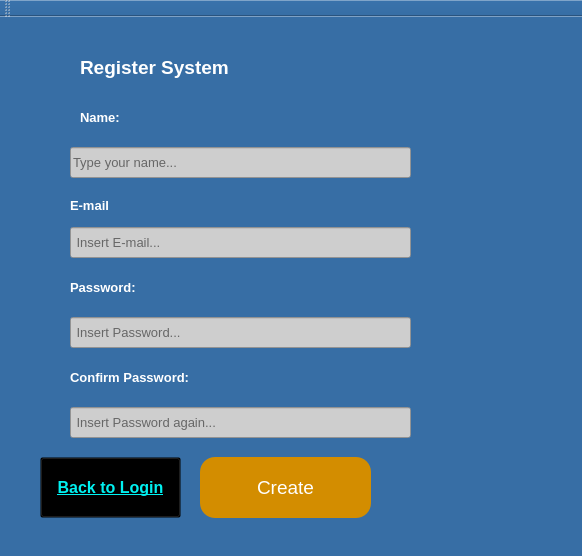
<?xml version="1.0" encoding="UTF-8"?>
<ui version="4.0">
 <class>MainWindow</class>
 <widget class="QMainWindow" name="MainWindow">
  <property name="geometry">
   <rect>
    <x>0</x>
    <y>0</y>
    <width>582</width>
    <height>556</height>
   </rect>
  </property>
  <property name="font">
   <font>
    <pointsize>8</pointsize>
    <weight>50</weight>
    <bold>false</bold>
   </font>
  </property>
  <property name="windowTitle">
   <string>MainWindow</string>
  </property>
  <property name="styleSheet">
   <string notr="true">background-color: rgb(55, 110, 165);</string>
  </property>
  <widget class="QWidget" name="centralwidget">
   <widget class="QStackedWidget" name="windowns">
    <property name="geometry">
     <rect>
      <x>0</x>
      <y>0</y>
      <width>551</width>
      <height>551</height>
     </rect>
    </property>
    <property name="font">
     <font>
      <weight>50</weight>
      <bold>false</bold>
     </font>
    </property>
    <property name="currentIndex">
     <number>1</number>
    </property>
    <widget class="QWidget" name="Login">
     <widget class="QPushButton" name="pushButton">
      <property name="geometry">
       <rect>
        <x>60</x>
        <y>410</y>
        <width>131</width>
        <height>61</height>
       </rect>
      </property>
      <property name="font">
       <font>
        <pointsize>14</pointsize>
        <weight>50</weight>
        <bold>false</bold>
       </font>
      </property>
      <property name="cursor">
       <cursorShape>PointingHandCursor</cursorShape>
      </property>
      <property name="styleSheet">
       <string notr="true">border-radius: 15px;
color: rgb(255, 255, 255);
background-color: rgb(211, 141, 0);</string>
      </property>
      <property name="text">
       <string>Join</string>
      </property>
     </widget>
     <widget class="QLabel" name="label_2">
      <property name="geometry">
       <rect>
        <x>50</x>
        <y>40</y>
        <width>331</width>
        <height>61</height>
       </rect>
      </property>
      <property name="font">
       <font>
        <pointsize>14</pointsize>
        <weight>75</weight>
        <bold>true</bold>
       </font>
      </property>
      <property name="styleSheet">
       <string notr="true">color: rgb(255, 255, 255);</string>
      </property>
      <property name="text">
       <string>Login System</string>
      </property>
     </widget>
     <widget class="QLabel" name="label_3">
      <property name="geometry">
       <rect>
        <x>60</x>
        <y>280</y>
        <width>111</width>
        <height>41</height>
       </rect>
      </property>
      <property name="font">
       <font>
        <pointsize>10</pointsize>
        <weight>75</weight>
        <bold>true</bold>
       </font>
      </property>
      <property name="styleSheet">
       <string notr="true">color: rgb(255, 255, 255);</string>
      </property>
      <property name="text">
       <string>Password:</string>
      </property>
     </widget>
     <widget class="QPushButton" name="pushButton_2">
      <property name="geometry">
       <rect>
        <x>310</x>
        <y>410</y>
        <width>141</width>
        <height>61</height>
       </rect>
      </property>
      <property name="font">
       <font>
        <pointsize>12</pointsize>
        <weight>75</weight>
        <italic>false</italic>
        <bold>true</bold>
        <underline>true</underline>
        <strikeout>false</strikeout>
        <kerning>false</kerning>
       </font>
      </property>
      <property name="cursor">
       <cursorShape>PointingHandCursor</cursorShape>
      </property>
      <property name="styleSheet">
       <string notr="true">color: rgb(0, 241, 241);
background-color: transparent;</string>
      </property>
      <property name="text">
       <string>Register Now</string>
      </property>
     </widget>
     <widget class="QLineEdit" name="lineEdit">
      <property name="geometry">
       <rect>
        <x>50</x>
        <y>210</y>
        <width>341</width>
        <height>41</height>
       </rect>
      </property>
      <property name="font">
       <font>
        <pointsize>10</pointsize>
       </font>
      </property>
      <property name="styleSheet">
       <string notr="true">background-color: rgb(136, 136, 136);
background-color: rgb(206, 206, 206);</string>
      </property>
      <property name="placeholderText">
       <string> Insert E-mail...</string>
      </property>
     </widget>
     <widget class="QLineEdit" name="lineEdit_2">
      <property name="geometry">
       <rect>
        <x>50</x>
        <y>350</y>
        <width>341</width>
        <height>41</height>
       </rect>
      </property>
      <property name="font">
       <font>
        <pointsize>10</pointsize>
       </font>
      </property>
      <property name="styleSheet">
       <string notr="true">background-color: rgb(136, 136, 136);
background-color: rgb(206, 206, 206);</string>
      </property>
      <property name="echoMode">
       <enum>QLineEdit::Password</enum>
      </property>
      <property name="placeholderText">
       <string> Insert Password...</string>
      </property>
     </widget>
     <widget class="QLabel" name="label_4">
      <property name="geometry">
       <rect>
        <x>60</x>
        <y>140</y>
        <width>111</width>
        <height>41</height>
       </rect>
      </property>
      <property name="font">
       <font>
        <pointsize>10</pointsize>
        <weight>75</weight>
        <bold>true</bold>
       </font>
      </property>
      <property name="styleSheet">
       <string notr="true">color: rgb(255, 255, 255);</string>
      </property>
      <property name="text">
       <string>Email:</string>
      </property>
     </widget>
    </widget>
    <widget class="QWidget" name="Register">
     <widget class="QPushButton" name="pushButton_3">
      <property name="geometry">
       <rect>
        <x>200</x>
        <y>440</y>
        <width>171</width>
        <height>61</height>
       </rect>
      </property>
      <property name="font">
       <font>
        <pointsize>14</pointsize>
        <weight>50</weight>
        <bold>false</bold>
       </font>
      </property>
      <property name="cursor">
       <cursorShape>PointingHandCursor</cursorShape>
      </property>
      <property name="styleSheet">
       <string notr="true">border-radius: 15px;
color: rgb(255, 255, 255);
background-color: rgb(211, 141, 0);</string>
      </property>
      <property name="text">
       <string>Create</string>
      </property>
     </widget>
     <widget class="QLabel" name="label_5">
      <property name="geometry">
       <rect>
        <x>80</x>
        <y>20</y>
        <width>331</width>
        <height>61</height>
       </rect>
      </property>
      <property name="font">
       <font>
        <pointsize>14</pointsize>
        <weight>75</weight>
        <bold>true</bold>
       </font>
      </property>
      <property name="styleSheet">
       <string notr="true">color: rgb(255, 255, 255);</string>
      </property>
      <property name="text">
       <string>Register System</string>
      </property>
     </widget>
     <widget class="QLabel" name="label_6">
      <property name="geometry">
       <rect>
        <x>70</x>
        <y>180</y>
        <width>111</width>
        <height>16</height>
       </rect>
      </property>
      <property name="font">
       <font>
        <pointsize>10</pointsize>
        <weight>75</weight>
        <bold>true</bold>
       </font>
      </property>
      <property name="styleSheet">
       <string notr="true">color: rgb(255, 255, 255);</string>
      </property>
      <property name="text">
       <string>E-mail</string>
      </property>
     </widget>
     <widget class="QLineEdit" name="lineEdit_3">
      <property name="geometry">
       <rect>
        <x>70</x>
        <y>130</y>
        <width>341</width>
        <height>31</height>
       </rect>
      </property>
      <property name="font">
       <font>
        <pointsize>10</pointsize>
       </font>
      </property>
      <property name="styleSheet">
       <string notr="true">background-color: rgb(136, 136, 136);
background-color: rgb(206, 206, 206);</string>
      </property>
      <property name="placeholderText">
       <string>Type your name...</string>
      </property>
     </widget>
     <widget class="QLineEdit" name="lineEdit_4">
      <property name="geometry">
       <rect>
        <x>70</x>
        <y>210</y>
        <width>341</width>
        <height>31</height>
       </rect>
      </property>
      <property name="font">
       <font>
        <pointsize>10</pointsize>
       </font>
      </property>
      <property name="styleSheet">
       <string notr="true">background-color: rgb(136, 136, 136);
background-color: rgb(206, 206, 206);</string>
      </property>
      <property name="echoMode">
       <enum>QLineEdit::Normal</enum>
      </property>
      <property name="placeholderText">
       <string> Insert E-mail...</string>
      </property>
     </widget>
     <widget class="QLabel" name="label_7">
      <property name="geometry">
       <rect>
        <x>80</x>
        <y>90</y>
        <width>111</width>
        <height>21</height>
       </rect>
      </property>
      <property name="font">
       <font>
        <pointsize>10</pointsize>
        <weight>75</weight>
        <bold>true</bold>
       </font>
      </property>
      <property name="styleSheet">
       <string notr="true">color: rgb(255, 255, 255);</string>
      </property>
      <property name="text">
       <string>Name:</string>
      </property>
     </widget>
     <widget class="QLineEdit" name="lineEdit_5">
      <property name="geometry">
       <rect>
        <x>70</x>
        <y>300</y>
        <width>341</width>
        <height>31</height>
       </rect>
      </property>
      <property name="font">
       <font>
        <pointsize>10</pointsize>
       </font>
      </property>
      <property name="styleSheet">
       <string notr="true">background-color: rgb(136, 136, 136);
background-color: rgb(206, 206, 206);</string>
      </property>
      <property name="echoMode">
       <enum>QLineEdit::Password</enum>
      </property>
      <property name="placeholderText">
       <string> Insert Password...</string>
      </property>
     </widget>
     <widget class="QLabel" name="label_8">
      <property name="geometry">
       <rect>
        <x>70</x>
        <y>260</y>
        <width>111</width>
        <height>21</height>
       </rect>
      </property>
      <property name="font">
       <font>
        <pointsize>10</pointsize>
        <weight>75</weight>
        <bold>true</bold>
       </font>
      </property>
      <property name="styleSheet">
       <string notr="true">color: rgb(255, 255, 255);</string>
      </property>
      <property name="text">
       <string>Password:</string>
      </property>
     </widget>
     <widget class="QLabel" name="label_9">
      <property name="geometry">
       <rect>
        <x>70</x>
        <y>350</y>
        <width>151</width>
        <height>21</height>
       </rect>
      </property>
      <property name="font">
       <font>
        <pointsize>10</pointsize>
        <weight>75</weight>
        <bold>true</bold>
       </font>
      </property>
      <property name="styleSheet">
       <string notr="true">color: rgb(255, 255, 255);</string>
      </property>
      <property name="text">
       <string>Confirm Password:</string>
      </property>
     </widget>
     <widget class="QLineEdit" name="lineEdit_6">
      <property name="geometry">
       <rect>
        <x>70</x>
        <y>390</y>
        <width>341</width>
        <height>31</height>
       </rect>
      </property>
      <property name="font">
       <font>
        <pointsize>10</pointsize>
       </font>
      </property>
      <property name="styleSheet">
       <string notr="true">background-color: rgb(136, 136, 136);
background-color: rgb(206, 206, 206);</string>
      </property>
      <property name="echoMode">
       <enum>QLineEdit::Password</enum>
      </property>
      <property name="placeholderText">
       <string> Insert Password again...</string>
      </property>
     </widget>
     <widget class="QPushButton" name="pushButton_4">
      <property name="geometry">
       <rect>
        <x>40</x>
        <y>440</y>
        <width>141</width>
        <height>61</height>
       </rect>
      </property>
      <property name="font">
       <font>
        <pointsize>12</pointsize>
        <weight>75</weight>
        <italic>false</italic>
        <bold>true</bold>
        <underline>true</underline>
        <strikeout>false</strikeout>
        <kerning>false</kerning>
       </font>
      </property>
      <property name="cursor">
       <cursorShape>PointingHandCursor</cursorShape>
      </property>
      <property name="styleSheet">
       <string notr="true">color: rgb(0, 241, 241);
background-color: transparent;</string>
      </property>
      <property name="text">
       <string>Back to Login</string>
      </property>
     </widget>
    </widget>
   </widget>
  </widget>
  <widget class="QStatusBar" name="statusbar"/>
  <widget class="QToolBar" name="toolBar">
   <property name="windowTitle">
    <string>toolBar</string>
   </property>
   <attribute name="toolBarArea">
    <enum>TopToolBarArea</enum>
   </attribute>
   <attribute name="toolBarBreak">
    <bool>false</bool>
   </attribute>
  </widget>
 </widget>
 <resources/>
 <connections/>
</ui>
